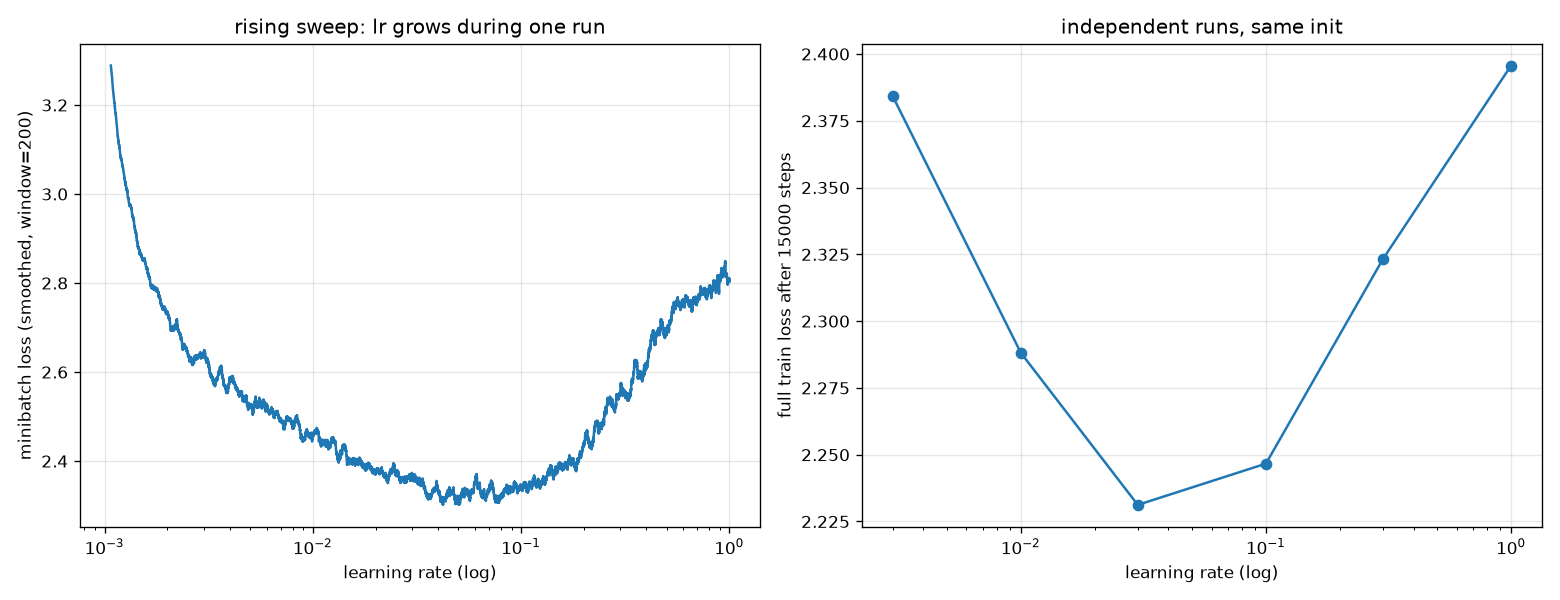

Write Python code to recreate this figure.
"""Learning-rate search for the Bengio MLP (L04, step 7).

Two panels:
  left  - Karpathy-style rising sweep: lr grows exponentially during one run.
  right - independent fixed-lr runs from the same init (slower, no confound).
"""

import random

import matplotlib
matplotlib.use('Agg')
import matplotlib.pyplot as plt
import torch
import torch.nn.functional as F

BLOCK_SIZE = 3
EMBEDDING_DIM = 10
HIDDEN_DIM = 200
BATCH_SIZE = 32
SEED = 42

words = open('bigram/names.txt', encoding='utf-8').read().splitlines()
vocab = ['.'] + sorted(set(''.join(words)))
vocab_size = len(vocab)
stoi = {letter: idx for idx, letter in enumerate(vocab)}

random.Random(SEED).shuffle(words)
cut = int(len(words) * 0.8)


def build(word_list):
    xs, ys = [], []
    for word in word_list:
        word = '.' * BLOCK_SIZE + word + '.'
        for i in range(BLOCK_SIZE, len(word)):
            xs.append([stoi[c] for c in word[i - BLOCK_SIZE:i]])
            ys.append(stoi[word[i]])
    return torch.tensor(xs), torch.tensor(ys)


X_train, Y_train = build(words[:cut])


def init_params():
    torch.manual_seed(SEED)
    C = torch.randn(vocab_size, EMBEDDING_DIM, requires_grad=True)
    W1 = torch.empty(BLOCK_SIZE * EMBEDDING_DIM, HIDDEN_DIM).uniform_(-1, 1).requires_grad_()
    b1 = torch.zeros(HIDDEN_DIM, requires_grad=True)
    W2 = (torch.empty(HIDDEN_DIM, vocab_size).uniform_(-1, 1) * 0.05).requires_grad_()
    b2 = torch.zeros(vocab_size, requires_grad=True)
    return [C, W1, b1, W2, b2]


def forward(params, X):
    C, W1, b1, W2, b2 = params
    emb = C[X].view(X.shape[0], -1)
    return torch.tanh(emb @ W1 + b1) @ W2 + b2


def train_step(params, lr):
    ix = torch.randint(0, X_train.shape[0], (BATCH_SIZE,))
    loss = F.cross_entropy(forward(params, X_train[ix]), Y_train[ix])
    for p in params:
        p.grad = None
    loss.backward()
    with torch.no_grad():
        for p in params:
            p -= lr * p.grad
    return loss.item()


def rising_sweep(steps=20000, lo=-3.0, hi=0.0):
    params = init_params()
    exponents = torch.linspace(lo, hi, steps)
    lrs, losses = [], []
    for s in range(steps):
        lr = float(10 ** exponents[s])
        loss = train_step(params, lr)
        lrs.append(lr)
        losses.append(loss if loss == loss and loss < 20 else 20.0)
    return lrs, losses


def fixed_runs(lr_grid, steps=15000):
    out = []
    for lr in lr_grid:
        params = init_params()
        for _ in range(steps):
            train_step(params, lr)
        with torch.no_grad():
            full = F.cross_entropy(forward(params, X_train), Y_train).item()
        full = full if full == full and full < 20 else 20.0
        out.append(full)
        print(f'  lr={lr:<8.4g} -> train loss {full:.4f}')
    return out


def smooth(values, window=200):
    kernel = torch.ones(window) / window
    padded = torch.tensor(values).view(1, 1, -1)
    return torch.nn.functional.conv1d(padded, kernel.view(1, 1, -1)).view(-1).tolist()


if __name__ == '__main__':
    print('rising sweep...')
    lrs, losses = rising_sweep()
    sm = smooth(losses)
    lrs_sm = lrs[len(lrs) - len(sm):]

    lr_grid = [0.003, 0.01, 0.03, 0.1, 0.3, 1.0]
    print('fixed runs...')
    finals = fixed_runs(lr_grid)

    fig, (ax1, ax2) = plt.subplots(1, 2, figsize=(13, 5))

    ax1.plot(lrs_sm, sm)
    ax1.set_xscale('log')
    ax1.set_xlabel('learning rate (log)')
    ax1.set_ylabel('minibatch loss (smoothed, window=200)')
    ax1.set_title('rising sweep: lr grows during one run')
    ax1.grid(alpha=0.3)

    ax2.plot(lr_grid, finals, marker='o')
    ax2.set_xscale('log')
    ax2.set_xlabel('learning rate (log)')
    ax2.set_ylabel('full train loss after 15000 steps')
    ax2.set_title('independent runs, same init')
    ax2.grid(alpha=0.3)

    fig.tight_layout()
    fig.savefig('bigram/lr_sweep.png', dpi=120)
    print('saved bigram/lr_sweep.png')
